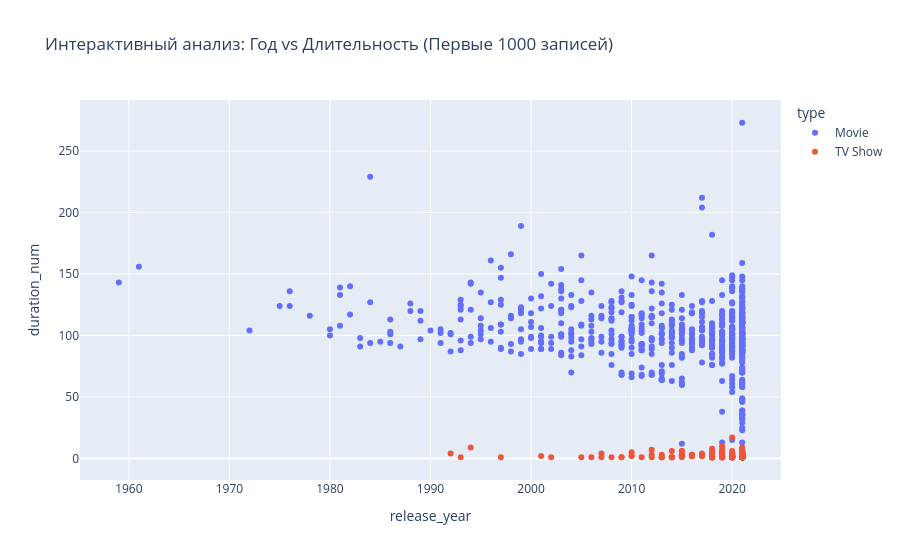

Here is the notebook cell this chart was saved with:
### Markdown cell above
# Визуализация

### Code cell
import matplotlib.pyplot as plt
import seaborn as sns
import plotly.express as px

# Настройка общего стиля
sns.set_theme(style="whitegrid")
plt.figure(figsize=(15, 5))

# Левый график: Распределение лет (KDE + Histogram)
plt.subplot(1, 2, 1)
sns.histplot(df['release_year'], kde=True, color='darkred')
plt.title('Распределение release_year (KDE)')

# Правый график: Топ-10 рейтингов (Count Plot)
plt.subplot(1, 2, 2)
sns.countplot(data=df, y='rating', order=df['rating'].value_counts().index[:10], palette='viridis')
plt.title('Топ-10 возрастных рейтингов')

plt.tight_layout()
plt.show()

# Быстрая очистка duration для графиков
df['duration_num'] = df['duration'].str.extract(r'(\d+)').astype(float)

# Box Plot: Сравнение длительности по типу контента
plt.figure(figsize=(10, 6))
sns.boxplot(x='type', y='duration_num', data=df)
plt.title('Разброс длительности: Movies (min) vs TV Shows (seasons)')
plt.show()

# Scatter Plot: Год выпуска vs Длительность (с помощью Seaborn)
plt.figure(figsize=(10, 6))
sns.scatterplot(x='release_year', y='duration_num', hue='type', data=df, alpha=0.5)
plt.title('Зависимость длительности от года выпуска')

plt.figure(figsize=(10, 8))
# Считаем корреляцию только для числовых колонок
corr = df_final.corr(numeric_only=True)
sns.heatmap(corr, annot=True, cmap='coolwarm', fmt='.2f')
plt.title('Тепловая карта корреляций признаков')
plt.show()

# Берем срез данных, чтобы график не тормозил
fig = px.scatter(df.head(1000),
                 x="release_year",
                 y="duration_num",
                 color="type",
                 hover_data=['title', 'country'],
                 title="Интерактивный анализ: Год vs Длительность (Первые 1000 записей)")

fig.show()

### Figure 1 — Plotly figure (JSON) as saved in the notebook; plotly's stock layout.template omitted (floating-point values rounded to 4 significant figures; data arrays with more than 128 entries replaced by an {"elided": "..."} marker saying what was removed)
{"data": [{"customdata": {"elided": "655x2 str values"}, "hovertemplate": "type=Movie<br>release_year=%{x}<br>duration_num=%{y}<br>title=%{customdata[0]}<br>country=%{customdata[1]}<extra></extra>", "legendgroup": "Movie", "marker": {"color": "#636efa", "symbol": "circle"}, "mode": "markers", "name": "Movie", "orientation": "v", "showlegend": true, "x": {"elided": "655 int values"}, "xaxis": "x", "y": {"elided": "655 float values"}, "yaxis": "y", "type": "scatter"}, {"customdata": {"elided": "345x2 str values"}, "hovertemplate": "type=TV Show<br>release_year=%{x}<br>duration_num=%{y}<br>title=%{customdata[0]}<br>country=%{customdata[1]}<extra></extra>", "legendgroup": "TV Show", "marker": {"color": "#EF553B", "symbol": "circle"}, "mode": "markers", "name": "TV Show", "orientation": "v", "showlegend": true, "x": {"elided": "345 int values"}, "xaxis": "x", "y": {"elided": "345 float values"}, "yaxis": "y", "type": "scatter"}], "layout": {"xaxis": {"anchor": "y", "domain": [0.0, 1.0], "title": {"text": "release_year"}}, "yaxis": {"anchor": "x", "domain": [0.0, 1.0], "title": {"text": "duration_num"}}, "legend": {"title": {"text": "type"}, "tracegroupgap": 0}, "title": {"text": "Интерактивный анализ: Год vs Длительность (Первые 1000 записей)"}}}
